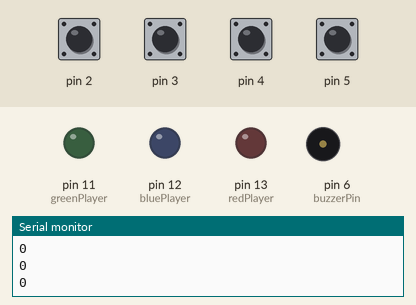
Recording of a sketch running on a simulated Arduino Uno, built with avr-gcc and run on an emulated ATmega328P. Parts: output pins drawn as LEDs (lit = HIGH), buzzer (waves = sounding), the last lines printed to the serial monitor. The test bench sets the inputs (shaded band); at power-on: pin 2–5 HIGH. Pins used as bus, display or sensor lines are not drawn.

Above: at 1.2 s.
1.3 s: pin 2 pulled LOW for 0.15 s
At 2.1 s:
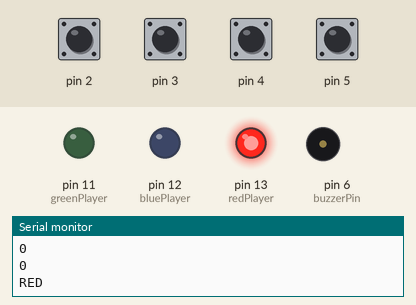
3.2 s: pin 5 pulled LOW for 0.15 s
At 3.6 s:
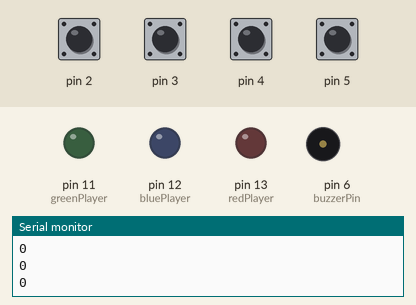
4.8 s: pin 3 pulled LOW for 0.15 s
At 5.9 s:
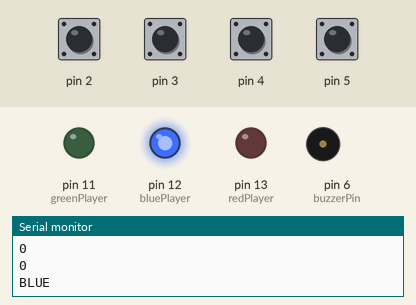
6.7 s: pin 5 pulled LOW for 1 s
At 7.4 s:
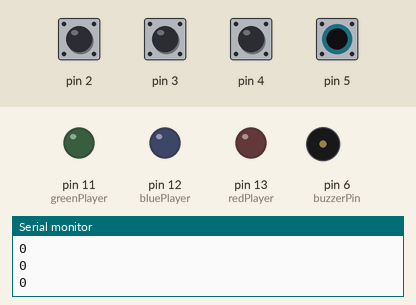
9.2 s: pin 4 pulled LOW for 0.15 s
At 10.5 s:
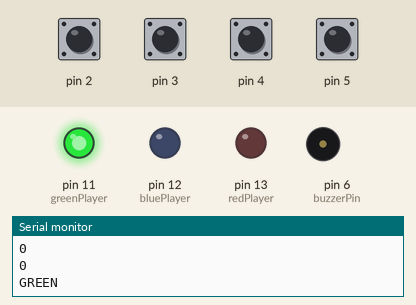
11.1 s: pin 2 driven LOW and pin 3 driven LOW and pin 4 driven LOW and pin 5 driven LOW
At 11.7 s:
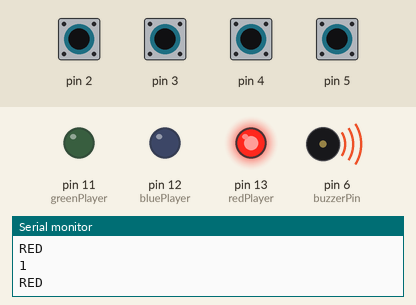
Timing chart, 0 to 14.1 s (numbered marks = the images above; inputs shaded):
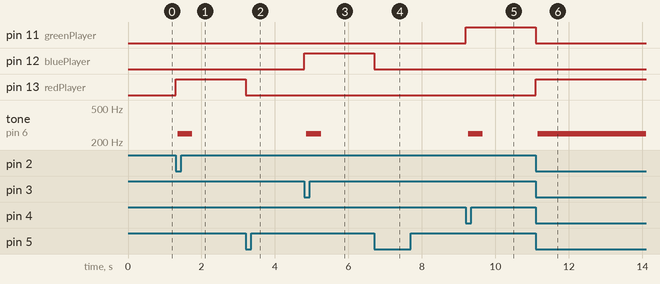

Measured:
- after the input at 1.3 s, pin 13 (redPlayer): LOW → HIGH at once; tone on pin 6 (buzzerPin): silent → 249 Hz after 0.06 s, → silent 0.40 s later
- after the input at 3.2 s, pin 13 (redPlayer): HIGH → LOW at once
- after the input at 4.8 s, pin 12 (bluePlayer): LOW → HIGH at once; tone on pin 6 (buzzerPin): silent → 249 Hz after 0.06 s, → silent 0.40 s later
- after the input at 6.7 s, pin 12 (bluePlayer): HIGH → LOW at once
- after the input at 9.2 s, pin 11 (greenPlayer): LOW → HIGH at once; tone on pin 6 (buzzerPin): silent → 249 Hz after 0.06 s, → silent 0.40 s later
- after the input at 11.1 s, pin 11 (greenPlayer): HIGH → LOW at once; pin 13 (redPlayer): LOW → HIGH at once; tone on pin 6 (buzzerPin): silent → 249 Hz after 0.05 s

The sketch:

buzzer_v1.0.ino
```cpp
class Button {
  public:
  Button(int ledPin, int buttonPin) : ledPin_(ledPin), buttonPin_(buttonPin) {}

  void init() {
    pinMode(ledPin_, OUTPUT);
    pinMode(buttonPin_, INPUT_PULLUP);

    // Set initial LED state as LOW
    digitalWrite(ledPin_, LOW);
  }

  // Invert this to signify 1 as HIGH. This needs to be done
  // because INPUT_PULLUP sets 0 as HIGH.
  bool read() {
    return !digitalRead(buttonPin_);
  }

  void updateLED(int state) {
    digitalWrite(ledPin_, state);
  }

  private:
  const int ledPin_;
  const int buttonPin_;
};

// Declare players.
Button redPlayer = Button(13 /* LED pin */, 2 /* button pin */);
Button bluePlayer = Button(12 /* LED pin */, 3 /* button pin */);
Button greenPlayer = Button(11 /* LED pin */, 4 /* button pin */);
Button resetButton  = Button(10 /* LED pin not necessary */, 5 /* button pin */);

// Declare physical buzzer pin.
const int buzzerPin = 6;

// Initialize player states and game state.
// gameState = 0 => game is in reading mode.
// gameState = 1 => victor declared, no inputs read.
bool redState, blueState, greenState, gameState = 0;

// Reset all teams' LEDs to LOW.
void resetRound() {
  redPlayer.updateLED(LOW);
  bluePlayer.updateLED(LOW);
  greenPlayer.updateLED(LOW);
  gameState = 0;
}

// Sound the buzzer!
void buzz() {
  for(auto i = 0; i < 100; ++i){
    digitalWrite(buzzerPin, HIGH); //the buzzer sound
    delay(2);
    digitalWrite(buzzerPin, LOW);  //without sound
    delay(2);                      //when delay time changed,the frequency changed
  }
}

void setup() {
  // Initialize players.
  redPlayer.init();
  bluePlayer.init();
  greenPlayer.init();

  // Initialize reset button.
  resetButton.init();

  // Initialize buzzer.
  pinMode(buzzerPin, OUTPUT);

  Serial.begin(9600);
}

void loop() {
  if (!gameState) {
    resetButton.updateLED(HIGH);

    // Read state of all players
    redState = redPlayer.read();
    blueState = bluePlayer.read();
    greenState = greenPlayer.read();

    if (redState) {
      redPlayer.updateLED(HIGH);
      bluePlayer.updateLED(LOW);
      greenPlayer.updateLED(LOW);
      gameState = 1;
      Serial.println("RED");
      buzz();
      return;
    }
    if (blueState) {
      redPlayer.updateLED(LOW);
      bluePlayer.updateLED(HIGH);
      greenPlayer.updateLED(LOW);
      gameState = 1;
      Serial.println("BLUE");
      buzz();
      return;
    }
    if (greenState) {
      redPlayer.updateLED(LOW);
      bluePlayer.updateLED(LOW);
      greenPlayer.updateLED(HIGH);
      Serial.println("GREEN");
      gameState = 1;
      buzz();
      return;
    }
  } else {
    // Hang in a
    while (!resetButton.read()) {
      resetButton.updateLED(LOW);
    }
    resetRound();
  }

  bool reading = redPlayer.read();
  Serial.println(reading);
  redPlayer.updateLED(reading);
  bluePlayer.updateLED(bluePlayer.read());
}
```
